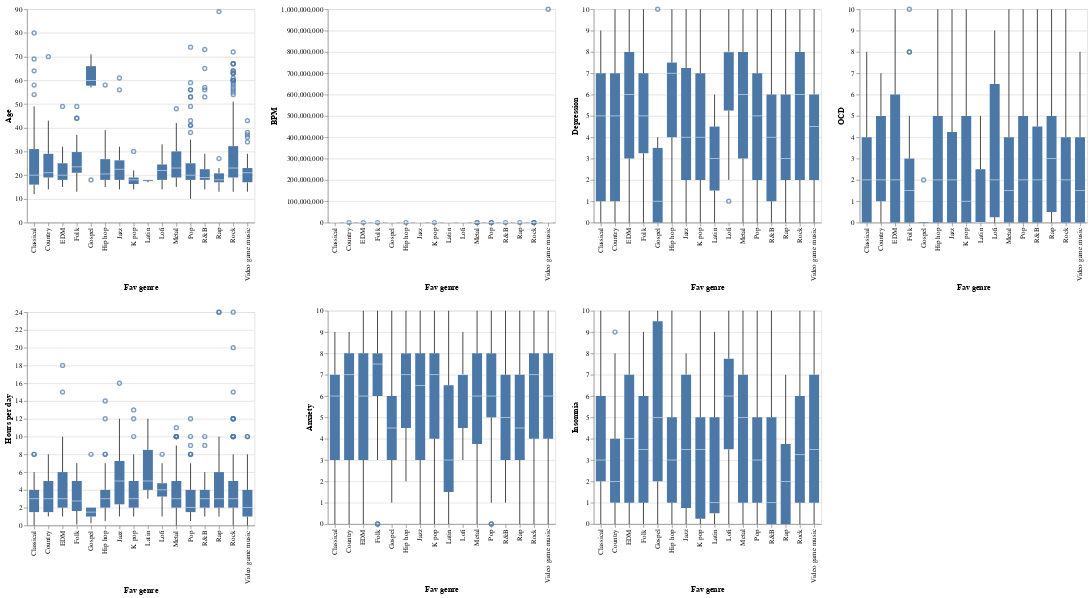

The code cell stored with this chart in its notebook:
### Markdown cell above
At this point of the EDA stage has been detected two mayor insights.

1) BPM column has the most of the missed values and needs to be the priority.
2) Is not a good a idea to simply delete the rows with any empty value, due to the fact we have more filled
information than empty in every single row with NaN and would be a loose of valuable data.

Before working with empty values is necessary to look for any outlier in the current dataset structure.

### Code cell
'''
First, it was identified all the columns in dataset with values
with numeric type since those are the ones with probability of
having drastic outliers. It was used the technique of graphic
visualization first. The one choosen was a boxplot chart due to 
the accuracy offered by the quartiles calculation. The pourpose 
was look up if there were columns with events out of their own mean 
and it was found a column that actually does.

The unique chart that actually breaks its own measure scale and has 
a value far from the rest of the dataset is the based on the axis Y
'BPM'. That insight makes sense due to is the one with the most of
the missing values in the dataset.

Now that the outliers were found is necessary to fix them.
'''

outlierForAge = createBoxplotChart(dataset=dataset, axis_y="Age")

outlierForHoursPerDay = createBoxplotChart(dataset=dataset, axis_y="Hours per day")

outlierForBPM = createBoxplotChart(dataset=dataset, axis_y="BPM")

outlierForAnxiety = createBoxplotChart(dataset=dataset, axis_y="Anxiety")

outlierForDepression = createBoxplotChart(dataset=dataset, axis_y="Depression")

outlierForInsomnia = createBoxplotChart(dataset=dataset, axis_y="Insomnia")

outlierForOCD = createBoxplotChart(dataset=dataset, axis_y="OCD")

outlierGeneralChart = outlierForAge & outlierForHoursPerDay | outlierForBPM & outlierForAnxiety | outlierForDepression & outlierForInsomnia | outlierForOCD

# General boxplot chart visualization
outlierGeneralChart

### Figure 1 — Vega-Lite specification as saved in the notebook (floating-point values rounded to 4 significant figures; data arrays with more than 128 entries replaced by an {"elided": "..."} marker saying what was removed)
{"config": {"view": {"continuousWidth": 300, "continuousHeight": 300}}, "hconcat": [{"vconcat": [{"mark": {"type": "boxplot"}, "encoding": {"x": {"field": "Fav genre", "type": "nominal"}, "y": {"field": "Age", "type": "quantitative"}}}, {"mark": {"type": "boxplot"}, "encoding": {"x": {"field": "Fav genre", "type": "nominal"}, "y": {"field": "Hours per day", "type": "quantitative"}}}]}, {"vconcat": [{"mark": {"type": "boxplot"}, "encoding": {"x": {"field": "Fav genre", "type": "nominal"}, "y": {"field": "BPM", "type": "quantitative"}}}, {"mark": {"type": "boxplot"}, "encoding": {"x": {"field": "Fav genre", "type": "nominal"}, "y": {"field": "Anxiety", "type": "quantitative"}}}]}, {"vconcat": [{"mark": {"type": "boxplot"}, "encoding": {"x": {"field": "Fav genre", "type": "nominal"}, "y": {"field": "Depression", "type": "quantitative"}}}, {"mark": {"type": "boxplot"}, "encoding": {"x": {"field": "Fav genre", "type": "nominal"}, "y": {"field": "Insomnia", "type": "quantitative"}}}]}, {"mark": {"type": "boxplot"}, "encoding": {"x": {"field": "Fav genre", "type": "nominal"}, "y": {"field": "OCD", "type": "quantitative"}}}], "data": {"name": "data-dcc4b8753aba912251e25517720ef465"}, "$schema": "https://vega.github.io/schema/vega-lite/v5.15.1.json", "datasets": {"data-dcc4b8753aba912251e25517720ef465": {"elided": "736 records"}}}
